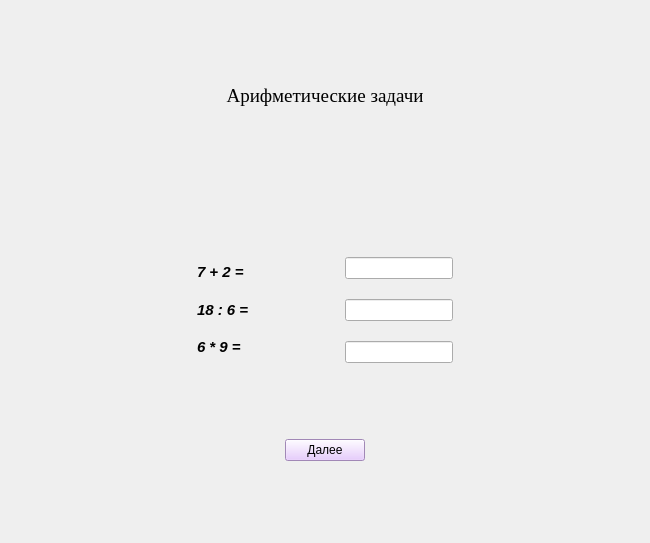
<?xml version="1.0" encoding="UTF-8"?>
<ui version="4.0">
 <class>Form</class>
 <widget class="QWidget" name="Form">
  <property name="geometry">
   <rect>
    <x>0</x>
    <y>0</y>
    <width>650</width>
    <height>543</height>
   </rect>
  </property>
  <property name="windowTitle">
   <string>ExerciseFirst</string>
  </property>
  <layout class="QGridLayout" name="gridLayout_2">
   <item row="1" column="0">
    <layout class="QGridLayout" name="gridLayout">
     <item row="0" column="0">
      <layout class="QVBoxLayout" name="verticalLayout_2">
       <item>
        <widget class="QLabel" name="label">
         <property name="text">
          <string>&lt;html&gt;&lt;head/&gt;&lt;body&gt;&lt;p&gt;&lt;span style=&quot; font-size:11pt; font-weight:696; font-style:italic;&quot;&gt;7 + 2 =&lt;/span&gt;&lt;/p&gt;&lt;/body&gt;&lt;/html&gt;</string>
         </property>
        </widget>
       </item>
       <item>
        <widget class="QLabel" name="label_2">
         <property name="text">
          <string>&lt;html&gt;&lt;head/&gt;&lt;body&gt;&lt;p&gt;&lt;span style=&quot; font-size:11pt; font-weight:696; font-style:italic;&quot;&gt;18 : 6 =&lt;/span&gt;&lt;/p&gt;&lt;/body&gt;&lt;/html&gt;</string>
         </property>
        </widget>
       </item>
       <item>
        <widget class="QLabel" name="label_3">
         <property name="text">
          <string>&lt;html&gt;&lt;head/&gt;&lt;body&gt;&lt;p&gt;&lt;span style=&quot; font-size:11pt; font-weight:696; font-style:italic;&quot;&gt;6 * 9 =&lt;/span&gt;&lt;/p&gt;&lt;/body&gt;&lt;/html&gt;</string>
         </property>
        </widget>
       </item>
      </layout>
     </item>
     <item row="0" column="1">
      <layout class="QVBoxLayout" name="verticalLayout">
       <property name="spacing">
        <number>20</number>
       </property>
       <item>
        <widget class="QLineEdit" name="AnswerFirstlineEdit">
         <property name="sizePolicy">
          <sizepolicy hsizetype="Fixed" vsizetype="Fixed">
           <horstretch>0</horstretch>
           <verstretch>0</verstretch>
          </sizepolicy>
         </property>
        </widget>
       </item>
       <item>
        <widget class="QLineEdit" name="AnswerSecondlineEdit">
         <property name="sizePolicy">
          <sizepolicy hsizetype="Fixed" vsizetype="Fixed">
           <horstretch>0</horstretch>
           <verstretch>0</verstretch>
          </sizepolicy>
         </property>
        </widget>
       </item>
       <item>
        <widget class="QLineEdit" name="AnswerThirdlineEdit">
         <property name="sizePolicy">
          <sizepolicy hsizetype="Fixed" vsizetype="Fixed">
           <horstretch>0</horstretch>
           <verstretch>0</verstretch>
          </sizepolicy>
         </property>
        </widget>
       </item>
      </layout>
     </item>
    </layout>
   </item>
   <item row="0" column="0">
    <layout class="QHBoxLayout" name="horizontalLayout_2">
     <item>
      <widget class="QTextBrowser" name="textBrowser">
       <property name="sizePolicy">
        <sizepolicy hsizetype="Minimum" vsizetype="Minimum">
         <horstretch>0</horstretch>
         <verstretch>0</verstretch>
        </sizepolicy>
       </property>
       <property name="minimumSize">
        <size>
         <width>100</width>
         <height>100</height>
        </size>
       </property>
       <property name="maximumSize">
        <size>
         <width>300</width>
         <height>100</height>
        </size>
       </property>
       <property name="font">
        <font>
         <family>Times New Roman</family>
         <pointsize>16</pointsize>
        </font>
       </property>
       <property name="styleSheet">
        <string notr="true">border: none;
background-color: transparent;</string>
       </property>
       <property name="html">
        <string>&lt;!DOCTYPE HTML PUBLIC &quot;-//W3C//DTD HTML 4.0//EN&quot; &quot;http://www.w3.org/TR/REC-html40/strict.dtd&quot;&gt;
&lt;html&gt;&lt;head&gt;&lt;meta name=&quot;qrichtext&quot; content=&quot;1&quot; /&gt;&lt;style type=&quot;text/css&quot;&gt;
p, li { white-space: pre-wrap; }
&lt;/style&gt;&lt;/head&gt;&lt;body style=&quot; font-family:'Times New Roman'; font-size:16pt; font-weight:400; font-style:normal;&quot;&gt;
&lt;p align=&quot;center&quot; style=&quot; margin-top:0px; margin-bottom:0px; margin-left:0px; margin-right:0px; -qt-block-indent:0; text-indent:0px;&quot;&gt;&lt;span style=&quot; font-size:14pt;&quot;&gt;Арифметические задачи&lt;/span&gt;&lt;/p&gt;&lt;/body&gt;&lt;/html&gt;</string>
       </property>
      </widget>
     </item>
    </layout>
   </item>
   <item row="2" column="0">
    <layout class="QHBoxLayout" name="horizontalLayout">
     <item>
      <widget class="QPushButton" name="pushButton">
       <property name="sizePolicy">
        <sizepolicy hsizetype="Fixed" vsizetype="Fixed">
         <horstretch>0</horstretch>
         <verstretch>0</verstretch>
        </sizepolicy>
       </property>
       <property name="mouseTracking">
        <bool>true</bool>
       </property>
       <property name="styleSheet">
        <string notr="true">background-color: rgb(226, 190, 255);</string>
       </property>
       <property name="text">
        <string>Далее</string>
       </property>
       <property name="checkable">
        <bool>false</bool>
       </property>
       <property name="autoRepeatInterval">
        <number>0</number>
       </property>
      </widget>
     </item>
    </layout>
   </item>
  </layout>
 </widget>
 <resources/>
 <connections/>
</ui>
